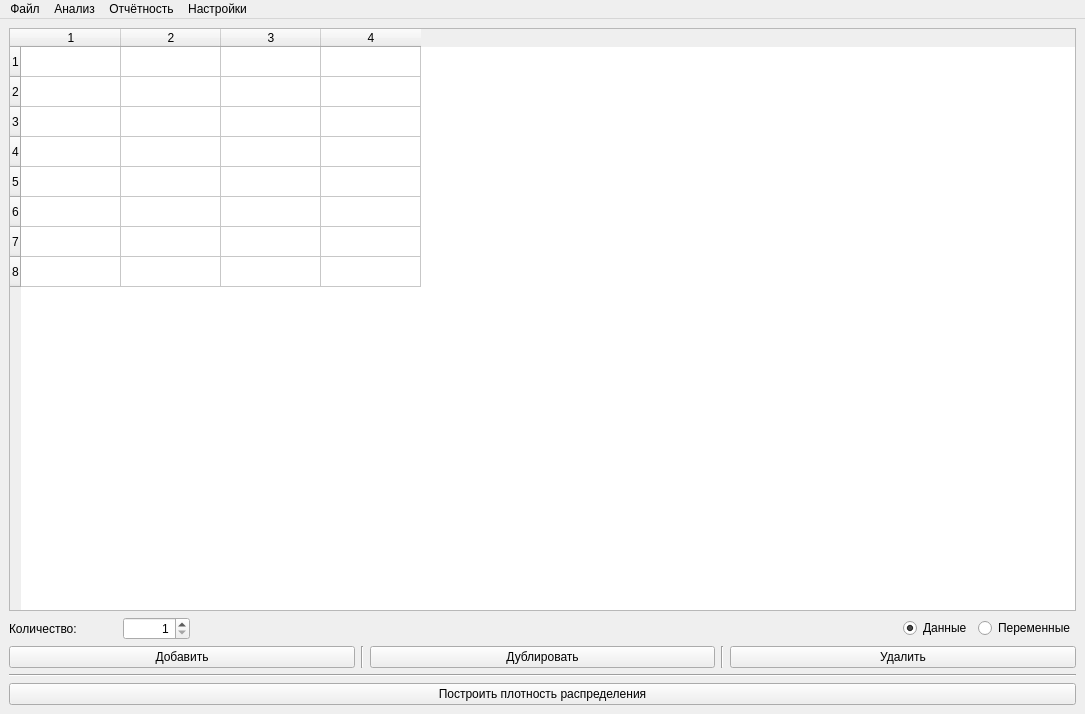
<?xml version="1.0" encoding="UTF-8"?>
<ui version="4.0">
 <class>MainWindow</class>
 <widget class="QMainWindow" name="MainWindow">
  <property name="geometry">
   <rect>
    <x>0</x>
    <y>0</y>
    <width>1085</width>
    <height>714</height>
   </rect>
  </property>
  <property name="windowTitle">
   <string>MainWindow</string>
  </property>
  <property name="animated">
   <bool>false</bool>
  </property>
  <widget class="QWidget" name="centralwidget">
   <layout class="QVBoxLayout" name="verticalLayout_2">
    <item>
     <layout class="QVBoxLayout" name="verticalLayout_4">
      <item>
       <widget class="QTableWidget" name="tableWidget">
        <property name="rowCount">
         <number>8</number>
        </property>
        <property name="columnCount">
         <number>4</number>
        </property>
        <attribute name="horizontalHeaderCascadingSectionResizes">
         <bool>false</bool>
        </attribute>
        <attribute name="horizontalHeaderShowSortIndicator" stdset="0">
         <bool>false</bool>
        </attribute>
        <attribute name="horizontalHeaderStretchLastSection">
         <bool>false</bool>
        </attribute>
        <attribute name="verticalHeaderCascadingSectionResizes">
         <bool>false</bool>
        </attribute>
        <attribute name="verticalHeaderShowSortIndicator" stdset="0">
         <bool>false</bool>
        </attribute>
        <attribute name="verticalHeaderStretchLastSection">
         <bool>false</bool>
        </attribute>
        <row/>
        <row/>
        <row/>
        <row/>
        <row/>
        <row/>
        <row/>
        <row/>
        <column/>
        <column/>
        <column/>
        <column/>
       </widget>
      </item>
      <item>
       <layout class="QHBoxLayout" name="horizontalLayout_4">
        <item>
         <widget class="QLabel" name="label">
          <property name="text">
           <string>Количество:</string>
          </property>
          <property name="alignment">
           <set>Qt::AlignLeading|Qt::AlignLeft|Qt::AlignVCenter</set>
          </property>
         </widget>
        </item>
        <item>
         <spacer name="horizontalSpacer_6">
          <property name="orientation">
           <enum>Qt::Horizontal</enum>
          </property>
          <property name="sizeType">
           <enum>QSizePolicy::Minimum</enum>
          </property>
          <property name="sizeHint" stdset="0">
           <size>
            <width>40</width>
            <height>20</height>
           </size>
          </property>
         </spacer>
        </item>
        <item>
         <widget class="QSpinBox" name="spinBoxCount">
          <property name="enabled">
           <bool>true</bool>
          </property>
          <property name="layoutDirection">
           <enum>Qt::LeftToRight</enum>
          </property>
          <property name="alignment">
           <set>Qt::AlignRight|Qt::AlignTrailing|Qt::AlignVCenter</set>
          </property>
          <property name="minimum">
           <number>1</number>
          </property>
          <property name="maximum">
           <number>99999999</number>
          </property>
          <property name="displayIntegerBase">
           <number>8</number>
          </property>
         </widget>
        </item>
        <item>
         <spacer name="horizontalSpacer_5">
          <property name="orientation">
           <enum>Qt::Horizontal</enum>
          </property>
          <property name="sizeType">
           <enum>QSizePolicy::Expanding</enum>
          </property>
          <property name="sizeHint" stdset="0">
           <size>
            <width>40</width>
            <height>20</height>
           </size>
          </property>
         </spacer>
        </item>
        <item>
         <layout class="QHBoxLayout" name="horizontalLayout_6">
          <item>
           <widget class="QRadioButton" name="radioData">
            <property name="text">
             <string>Данные</string>
            </property>
            <property name="checked">
             <bool>true</bool>
            </property>
           </widget>
          </item>
          <item>
           <widget class="QRadioButton" name="radioVariables">
            <property name="text">
             <string>Переменные</string>
            </property>
           </widget>
          </item>
         </layout>
        </item>
       </layout>
      </item>
      <item>
       <layout class="QHBoxLayout" name="horizontalLayout_5">
        <item>
         <widget class="QPushButton" name="btnAddData">
          <property name="text">
           <string>Добавить</string>
          </property>
         </widget>
        </item>
        <item>
         <widget class="Line" name="line_3">
          <property name="orientation">
           <enum>Qt::Vertical</enum>
          </property>
         </widget>
        </item>
        <item>
         <widget class="QPushButton" name="btnCopyData">
          <property name="text">
           <string>Дублировать</string>
          </property>
         </widget>
        </item>
        <item>
         <widget class="Line" name="line">
          <property name="orientation">
           <enum>Qt::Vertical</enum>
          </property>
         </widget>
        </item>
        <item>
         <widget class="QPushButton" name="btnDeleteData">
          <property name="text">
           <string>Удалить</string>
          </property>
         </widget>
        </item>
       </layout>
      </item>
     </layout>
    </item>
    <item>
     <widget class="Line" name="line_2">
      <property name="orientation">
       <enum>Qt::Horizontal</enum>
      </property>
     </widget>
    </item>
    <item>
     <widget class="QPushButton" name="btnPlotGraphics">
      <property name="text">
       <string>Построить плотность распределения</string>
      </property>
      <property name="icon">
       <iconset>
        <normaloff>icons/combo-chart.png</normaloff>icons/combo-chart.png</iconset>
      </property>
     </widget>
    </item>
   </layout>
  </widget>
  <widget class="QMenuBar" name="menuBar">
   <property name="geometry">
    <rect>
     <x>0</x>
     <y>0</y>
     <width>1085</width>
     <height>21</height>
    </rect>
   </property>
   <widget class="QMenu" name="menuFile">
    <property name="title">
     <string>Файл</string>
    </property>
    <addaction name="actionLoadFile"/>
    <addaction name="actionSaveFile"/>
   </widget>
   <widget class="QMenu" name="menuAnalsis">
    <property name="title">
     <string>Анализ</string>
    </property>
    <widget class="QMenu" name="menuDistributionNormal">
     <property name="title">
      <string>Нормальное распределение</string>
     </property>
     <addaction name="actionStudent"/>
     <addaction name="actionPearsonNormal"/>
    </widget>
    <widget class="QMenu" name="menuDistributionNotANormal">
     <property name="title">
      <string>Ненормальное распределение</string>
     </property>
     <addaction name="actionManWhitney"/>
     <addaction name="actionKolmogorovSmirnov"/>
    </widget>
    <addaction name="actionPearson"/>
    <addaction name="separator"/>
    <addaction name="menuDistributionNormal"/>
    <addaction name="separator"/>
    <addaction name="menuDistributionNotANormal"/>
   </widget>
   <widget class="QMenu" name="menuReporting">
    <property name="title">
     <string>Отчётность</string>
    </property>
    <addaction name="actionCheckNormally"/>
    <addaction name="separator"/>
    <addaction name="actionReporting"/>
   </widget>
   <widget class="QMenu" name="menuSettings">
    <property name="title">
     <string>Настройки</string>
    </property>
   </widget>
   <addaction name="menuFile"/>
   <addaction name="menuAnalsis"/>
   <addaction name="menuReporting"/>
   <addaction name="menuSettings"/>
  </widget>
  <action name="actionLoadFile">
   <property name="text">
    <string>Загрузить данные</string>
   </property>
  </action>
  <action name="actionSaveFile">
   <property name="text">
    <string>Сохранить данные</string>
   </property>
  </action>
  <action name="actionReporting">
   <property name="text">
    <string>Сформировать отчёт</string>
   </property>
  </action>
  <action name="action_5">
   <property name="text">
    <string>Зависимые группы</string>
   </property>
  </action>
  <action name="action_9">
   <property name="text">
    <string>Зависимые группы</string>
   </property>
  </action>
  <action name="actionStudent">
   <property name="text">
    <string>Критерий Стьюдента</string>
   </property>
  </action>
  <action name="actionManWhitney">
   <property name="text">
    <string>Критерий Манна-Уитни</string>
   </property>
  </action>
  <action name="actionKolmogorovSmirnov">
   <property name="text">
    <string>Критерий Колмогорова-Смирнова</string>
   </property>
  </action>
  <action name="actionPearsonNormal">
   <property name="text">
    <string>Коэффициент корреляции Пирсона</string>
   </property>
  </action>
  <action name="actionPearson">
   <property name="text">
    <string>Коэффициент корреляции Пирсона</string>
   </property>
  </action>
  <action name="actionCheckNormally">
   <property name="text">
    <string>Проверка нормальности распределения</string>
   </property>
  </action>
 </widget>
 <resources/>
 <connections/>
</ui>
